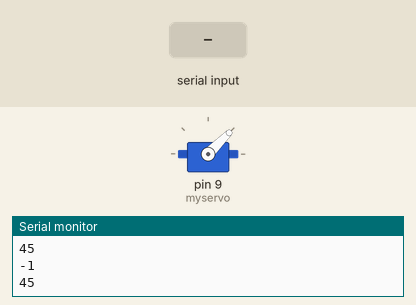
A sketch run on a simulated Arduino Uno, built with avr-gcc and run on an emulated ATmega328P. Parts: servo, the last lines printed to the serial monitor. The inputs (shaded band) are chosen by the test bench.

Above: at 1.2 s.
1.3 s: "90,45\n" received over Serial
At 2.2 s:
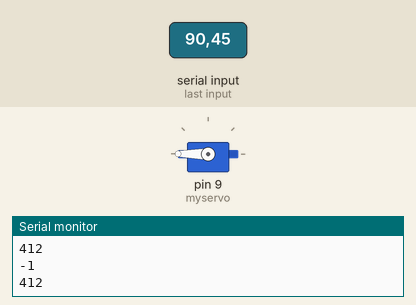
2.8 s: "30,150\n" received over Serial
At 3.8 s:
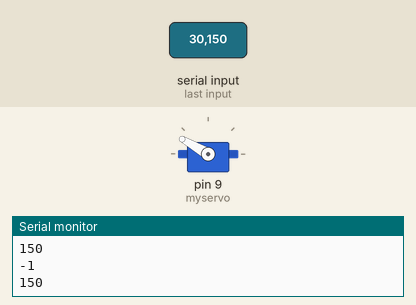
4.3 s: "200\n" received over Serial
At 4.7 s:
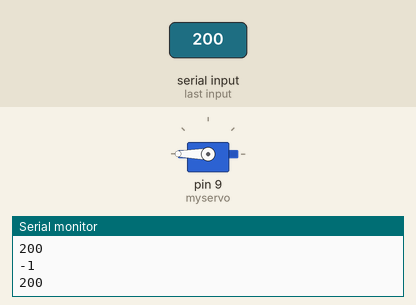
Timing chart, 0 to 7.3 s (numbered marks = the images above; inputs shaded):
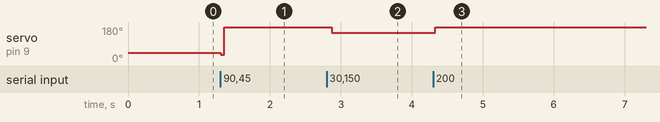

Measured:
- after the input at 1.3 s, servo on pin 9 (myservo): 45° → 180° at once
- after the input at 2.8 s, servo on pin 9 (myservo): 180° → 150° after 0.07 s
- after the input at 4.3 s, servo on pin 9 (myservo): 150° → 180° at once

The sketch:

test.ino
```cpp
#include<Servo.h>
Servo myservo;//定义舵机变量名
int val = 45;
int tmp0, tmp1, tmp2;
void setup()
{
  Serial.begin(9600);
  myservo.attach(9);//定义舵机接口（9、10 都可以，缺点只能控制2 个）
}
void loop()
{
  tmp0 = Serial.read();
  tmp1 = Serial.read();
  tmp2 = Serial.read();
  if (tmp0 != -1 && tmp1 != -1 && tmp2 != -1) {
    val=(tmp0-48)*100+(tmp1-48)*10+tmp2-48;
  }
  Serial.println(tmp0);
  Serial.println(val);
  myservo.write(val);//设置舵机旋转的角度
  delay(50);
}
```
